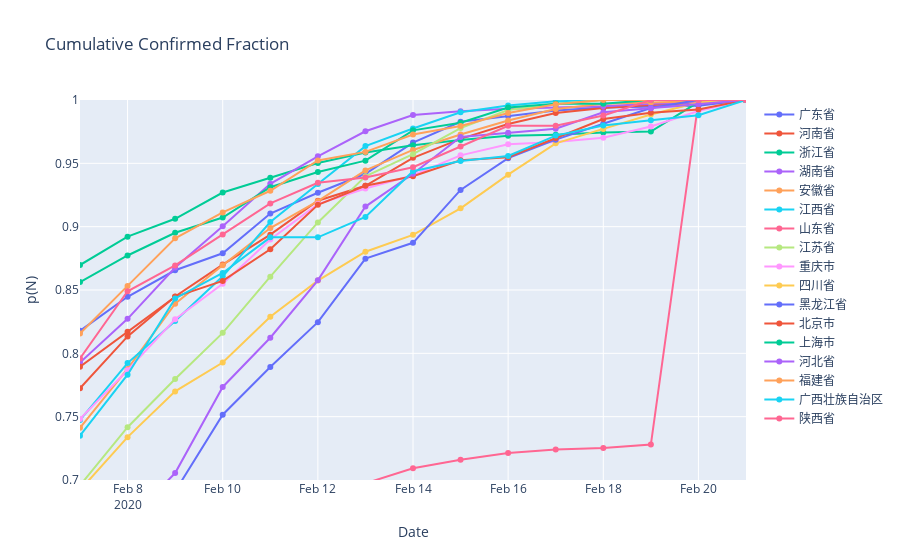

The cell this chart's notebook holds for it:
### Code cell
fig = go.Figure()
for province in provinces:
    result = result_p[result_p['name'] == province]
    if 10000 > np.max(result.confirmedCount) > 200:
        fig.add_trace(
            go.Scatter(x=result.date,
                       y=result.confirmedCount / np.max(result.confirmedCount),
                       mode='lines+markers',
                       name=province))
fig.update_layout(title="Cumulative Confirmed Fraction",
                  xaxis_title="Date",
                  yaxis_title="p(N)")
fig.update_yaxes(range=[0.7, 1])
fig.update_xaxes(range=[result.date.iloc[-15], result.date.iloc[-1]])
fig.show()
